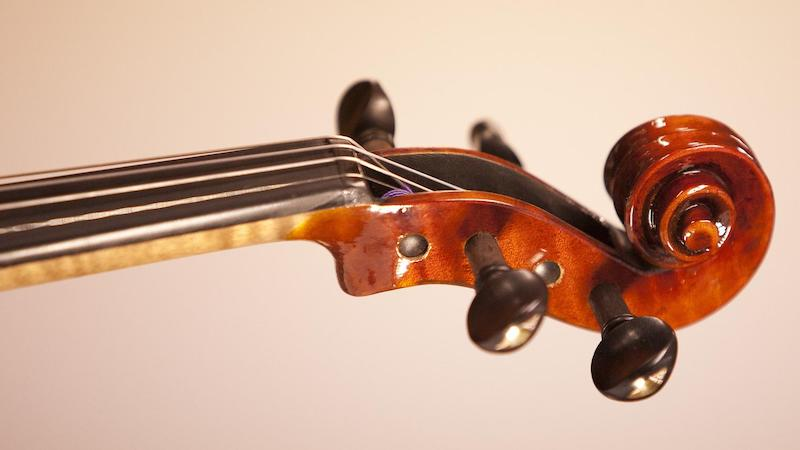
#> input picture AI Assignments/data/scroll.jpg, 800 x 450 px
$ python 'Mini Task 1B.py'
#> lines starting #> are read from the running program, lines starting #| are printed output that depends on the picture; long printed decimals are rounded
import numpy as np
import matplotlib.pyplot as plt
import cv2

if __name__ == "__main__":
    img = cv2.imread('data/scroll.jpg', cv2.IMREAD_GRAYSCALE)
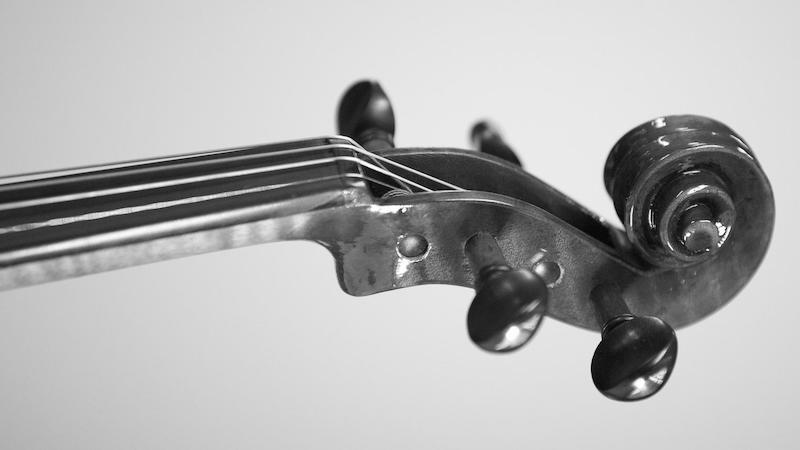
#> img: shape (450, 800); min 0, max 255, mean 175.5
    hist = cv2.calcHist([img], [0], None, [256], [0, 256])
#> hist = 256 values, max 11433 at index 221, min 3 at index 1, mean 1406.2

    fig, axes = plt.subplots(1, 2, figsize=(12, 5))

    axes[0].imshow(img, cmap='gray')
    axes[0].set_title('Original Image')

    axes[1].plot(hist)
    axes[1].set_title('Histogram')
    axes[1].set_xlabel('Intensity Value')
    axes[1].set_ylabel('Frequency')

    print("Median: ", np.median(img))
#| Median:  211.0
    print("Mean: ", np.mean(img))
#| Mean:  175.511
    print("Standard Deviation: ", np.std(img))
#| Standard Deviation:  66.951

    plt.tight_layout()
    plt.show()
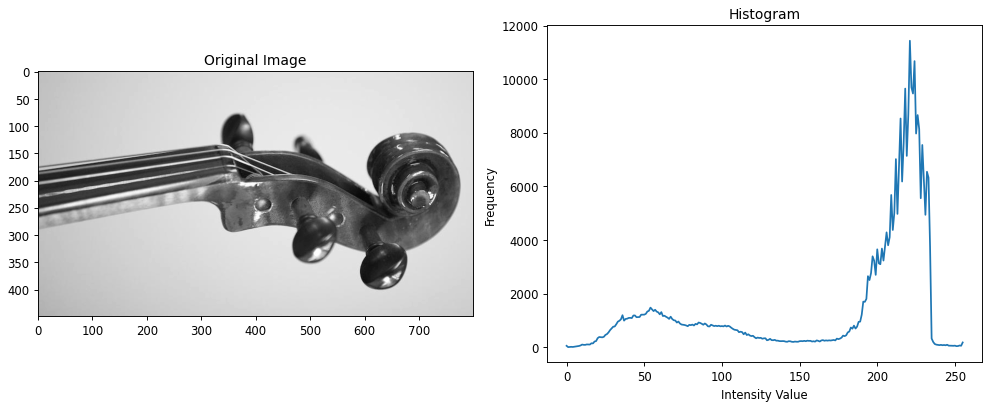
#> figure drawn by matplotlib, 2 panels; panel 2: curve peaks at x = 221, y = 11433
